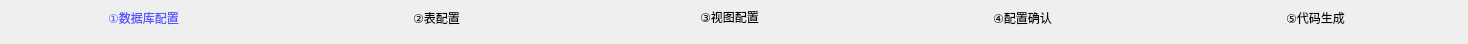
        <widget class="QWidget" name="page_step_11">
         <widget class="QWidget" name="layoutWidget_23">
          <property name="geometry">
           <rect>
            <x>0</x>
            <y>0</y>
            <width>1459</width>
            <height>35</height>
           </rect>
          </property>
          <layout class="QHBoxLayout" name="horizontalLayout_55">
           <item>
            <widget class="QLabel" name="label_step1_11">
             <property name="styleSheet">
              <string notr="true">QLabel
{
	
	color: rgb(85, 85, 255);
}</string>
             </property>
             <property name="text">
              <string>①数据库配置</string>
             </property>
             <property name="alignment">
              <set>Qt::AlignCenter</set>
             </property>
            </widget>
           </item>
           <item>
            <widget class="QLabel" name="label_step2_11">
             <property name="text">
              <string>②表配置</string>
             </property>
             <property name="alignment">
              <set>Qt::AlignCenter</set>
             </property>
            </widget>
           </item>
           <item>
            <widget class="QLabel" name="label_step3_11">
             <property name="sizePolicy">
              <sizepolicy hsizetype="Preferred" vsizetype="Fixed">
               <horstretch>0</horstretch>
               <verstretch>0</verstretch>
              </sizepolicy>
             </property>
             <property name="text">
              <string>③视图配置</string>
             </property>
             <property name="alignment">
              <set>Qt::AlignCenter</set>
             </property>
            </widget>
           </item>
           <item>
            <widget class="QLabel" name="label_step4_11">
             <property name="text">
              <string>④配置确认</string>
             </property>
             <property name="alignment">
              <set>Qt::AlignCenter</set>
             </property>
            </widget>
           </item>
           <item>
            <widget class="QLabel" name="label_step5_11">
             <property name="text">
              <string>⑤代码生成</string>
             </property>
             <property name="alignment">
              <set>Qt::AlignCenter</set>
             </property>
            </widget>
           </item>
          </layout>
         </widget>
        </widget>
